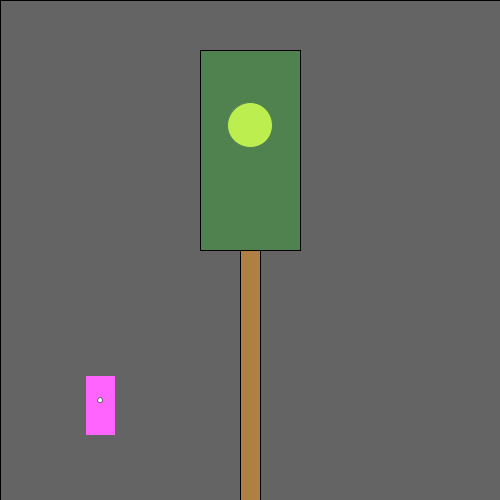
Frame 1 (no input)
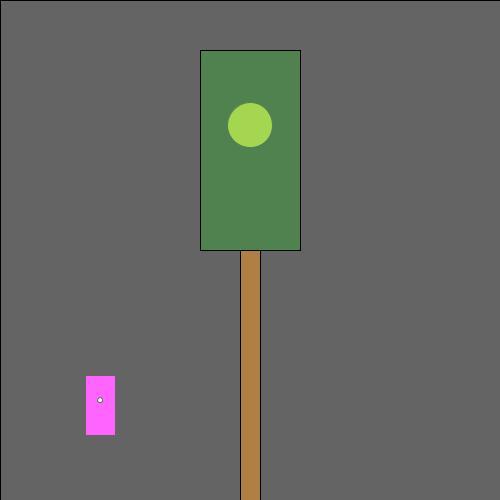
Frame 60 (the mouse pressed at the canvas centre just before this capture)
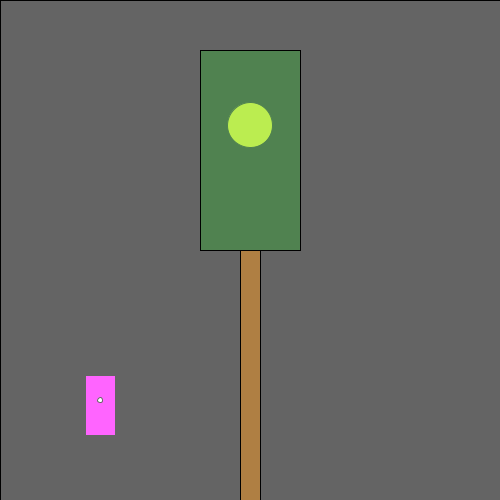
Frame 120 (the mouse held since frame 60 and released just before this capture)

The Processing sketch that drew these frames (run headless with seeded random() and noise(); from frame 60 on, the mouse is pressed at the canvas centre):

// Processing sketch: processing_108826
// ── processing_108826.pde

/*
  Norm Krumpe
  September 22, 2012
  Models a light that is triggered by motion (in this case, motion
  of the mouse).  The light also has a timer.  So, motion turns on the
  light, but a certain amount of time passing with no motion will
  cause the light to turn off again.
*/

// How close you need to get to the
// light sensor in order to turn on
// the light.  Higher values make it
// easier to trigger the light.  Distance
// is measured in pixels.
final int TRIGGER_DISTANCE = 50;

// The location of the sensor:
final int SWITCH_CENTER_X = 100;
final int SWITCH_CENTER_Y = 400;

// seconds until light shuts off automatically when there is no motion
final float SECONDS_UNTIL_AUTO_SHUTOFF = 10; 

// Light will initially be on because of this next value.
// Want the light off initially?  
// Set this to something less than SECONDS_UNTIL_AUTO_SHUTOFF
float timeOfLastTrigger = 0; 
boolean revealTriggerRegion = false;

// Just choose a window size
void setup() {
  size(500, 500);
}

// Each time the mouse moves, check to see
// if it triggered the motion sensor
void mouseMoved() {
  if (motionSensorWasTriggered()) {
    timeOfLastTrigger = millis()/1000.0;
  }
}

// When a key is pressed, toggle the "cheat" that
// reveals the motion sensor's trigger region.
void keyPressed() {
  revealTriggerRegion = !revealTriggerRegion;
}

// Draw the various parts of the scene
void draw() {
  background(0);

  drawLightSwitch();
  drawLamp();  
  drawTriggerRegion();
}

// Draws all components of the lamp
void drawLamp() {
  drawLight();
  fill(0, 255, 0, 50);
  quad(200, 50, 300, 50, 300, 250, 200, 250);
  fill(175, 127, 67);
  rect(240, 250, 20, 250);
}

// How the light gets drawn depends on whether
// the lightbulb is lit.
void drawLight() {

  if (secondsSinceLastTrigger() < SECONDS_UNTIL_AUTO_SHUTOFF) {
    // If the light is on:
    int strength = (int)random(156, 256);
    fill(strength, strength, 0);
    ellipse(250, 125, 45, 45);
    fill(255, 100);
    rect(0, 0, width, height);
  }

  else {
    // Light is off:
    fill(10, 10, 0);
    ellipse(250, 125, 45, 45);
  }
}

// Draw the light switch/sensor
void drawLightSwitch() {
  fill(255, 0, 255);
  rect(SWITCH_CENTER_X - 15, SWITCH_CENTER_Y - 25, 30, 60);
  fill(255);
  ellipse(SWITCH_CENTER_X, SWITCH_CENTER_Y, 5, 5);
}

// Return true if the mouse triggered the sensor
boolean motionSensorWasTriggered() {
  return distanceFromLightSwitch() < TRIGGER_DISTANCE;
}

// Compute the distance between the mouse and the sensor
float distanceFromLightSwitch() {  
  return dist(mouseX, mouseY, SWITCH_CENTER_X, SWITCH_CENTER_Y);
}

// Determine how long it has been since the motion sensor
// was last turned on.
float secondsSinceLastTrigger() {
  return millis()/1000.0 - timeOfLastTrigger;
}

// Show a "cheat" region so that you know where the mouse
// needs to go in order to trigger the light sensor
void drawTriggerRegion() {
  if (revealTriggerRegion) {
    fill(255, 25);
    ellipse(SWITCH_CENTER_X, SWITCH_CENTER_Y, 
    TRIGGER_DISTANCE * 2, TRIGGER_DISTANCE * 2);
  }
}
